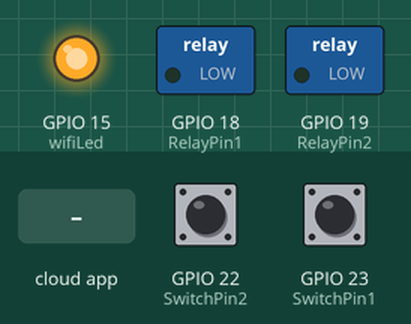
Bench run of a sketch on a simulated ESP32. On the bench: switched loads named in the sketch (green lamp = pin HIGH), output pins drawn as LEDs (lit = HIGH). Inputs (shaded band) come from the test bench; at power-on: GPIO 22 (SwitchPin2) HIGH, GPIO 23 (SwitchPin1) HIGH. WiFi joins after 1.5 s; servers stay silent unless stated; what the sketch prints to the serial monitor is not drawn.

Above: at 2.7 s.
2.8 s: the phone or cloud app sets 641fd0930f750d41bd169be3 to 0
At 3.3 s:
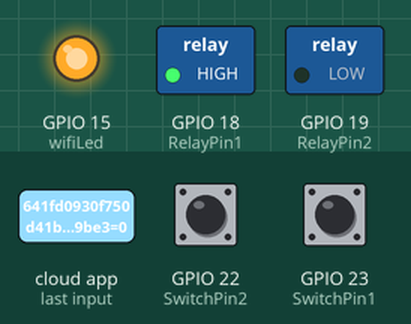
4.3 s: the phone or cloud app sets 641fd28e0f750d41bd169ca4 to 0
At 5.5 s:
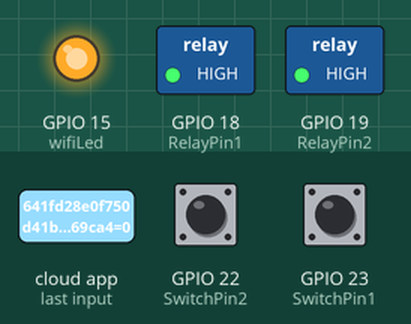
5.8 s: the phone or cloud app sets 641fd0930f750d41bd169be3 to 1
At 6.7 s:
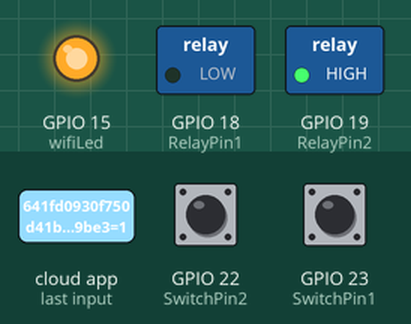
7.3 s: the phone or cloud app sets 641fd28e0f750d41bd169ca4 to 1
At 7.9 s:
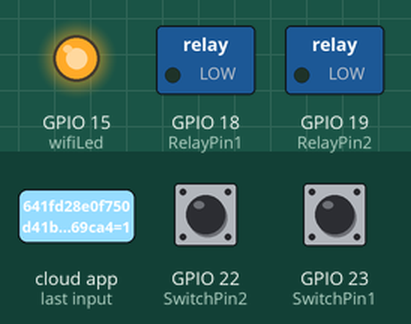
8.8 s: GPIO 22 (SwitchPin2) pulled LOW for 3.2 s
At 10.2 s:
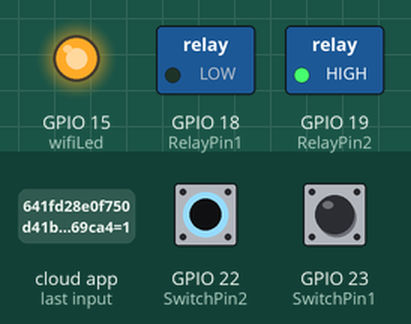
13.5 s: GPIO 23 (SwitchPin1) pulled LOW for 3.2 s
At 13.8 s:
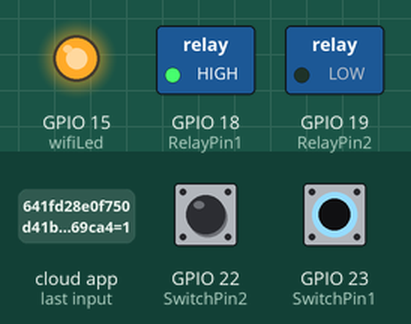
Timing chart, 0 to 18.2 s (numbered marks = the images above; inputs shaded):
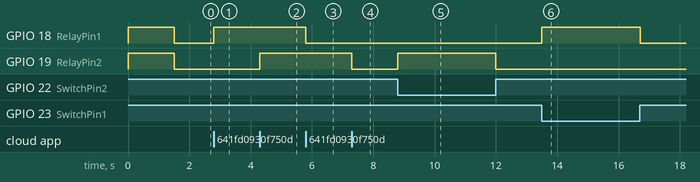

The sketch:

google_home.ino
```cpp
#include <Arduino.h>
#include <WiFi.h>
#include "SinricPro.h"
#include "SinricProSwitch.h"
#include <map>

//#define ENABLE_DEBUG
#ifdef ENABLE_DEBUG
       #define DEBUG_ESP_PORT Serial
       #define NODEBUG_WEBSOCKETS
       #define NDEBUG
#endif

#define WIFI_SSID "amitsherstha221_2"
#define WIFI_PASS "CLB2AA4F79"
#define APP_KEY "49e38547-26e4-4d0c-93b8-0ba93a48fd0a"
#define APP_SECRET "1d98c1cd-cf71-4114-ad03-e28238f720e5-5466cfa9-b2bc-44b5-904f-f1191f2344e2"

#define device_ID_1 "641fd0930f750d41bd169be3"
#define device_ID_2 "641fd28e0f750d41bd169ca4"

// define the GPIO connected with Relays and switches
#define RelayPin1 18
#define SwitchPin1 23
#define RelayPin2 19
#define SwitchPin2 22
#define wifiLed   15
#define BAUD_RATE   115200
#define DEBOUNCE_TIME 250

typedef struct {
  int relayPIN;
  int flipSwitchPIN;
} deviceConfig_t;


std::map<String, deviceConfig_t> devices = {
    //{deviceId, {relayPIN,  flipSwitchPIN}}
    {device_ID_1, {  RelayPin1, SwitchPin1 }},
    {device_ID_2, {  RelayPin2, SwitchPin2 }}

};

typedef struct {
  String deviceId;
  bool lastFlipSwitchState;
  unsigned long lastFlipSwitchChange;
} flipSwitchConfig_t;

std::map<int, flipSwitchConfig_t> flipSwitches;
void setupRelays() {
  for (auto &device : devices) {
    int relayPIN = device.second.relayPIN;
    pinMode(relayPIN, OUTPUT);
    digitalWrite(relayPIN, HIGH);
  }
}

void setupFlipSwitches() {
  for (auto &device : devices)  {
    flipSwitchConfig_t flipSwitchConfig;
    flipSwitchConfig.deviceId = device.first;
    flipSwitchConfig.lastFlipSwitchChange = 0;
    flipSwitchConfig.lastFlipSwitchState = false;

    int flipSwitchPIN = device.second.flipSwitchPIN;

    flipSwitches[flipSwitchPIN] = flipSwitchConfig;
    pinMode(flipSwitchPIN, INPUT_PULLUP);
  }
}

bool onPowerState(String deviceId, bool &state)
{
  Serial.printf("%s: %s\r\n", deviceId.c_str(), state ? "on" : "off");
  int relayPIN = devices[deviceId].relayPIN;
  digitalWrite(relayPIN, !state);
  return true;
}

void handleFlipSwitches() {
  unsigned long actualMillis = millis();
  for (auto &flipSwitch : flipSwitches) {
    unsigned long lastFlipSwitchChange = flipSwitch.second.lastFlipSwitchChange;
    if (actualMillis - lastFlipSwitchChange > DEBOUNCE_TIME) {
      int flipSwitchPIN = flipSwitch.first;
      bool lastFlipSwitchState = flipSwitch.second.lastFlipSwitchState;
      bool flipSwitchState = digitalRead(flipSwitchPIN);
      if (flipSwitchState != lastFlipSwitchState) {
#ifdef TACTILE_BUTTON
        if (flipSwitchState) {
#endif
          flipSwitch.second.lastFlipSwitchChange = actualMillis;
          String deviceId = flipSwitch.second.deviceId;
          int relayPIN = devices[deviceId].relayPIN;
          bool newRelayState = !digitalRead(relayPIN);
          digitalWrite(relayPIN, newRelayState);
          SinricProSwitch &mySwitch = SinricPro[deviceId];
          mySwitch.sendPowerStateEvent(!newRelayState);
#ifdef TACTILE_BUTTON
        }
#endif
        flipSwitch.second.lastFlipSwitchState = flipSwitchState;
      }
    }
  }
}

void setupWiFi()
{
  Serial.printf("\r\n[Wifi]: Connecting");
  WiFi.begin(WIFI_SSID, WIFI_PASS);

  while (WiFi.status() != WL_CONNECTED)
  {
    Serial.printf(".");
    delay(250);
  }
  digitalWrite(wifiLed, HIGH);
  Serial.printf("connected!\r\n[WiFi]: IP-Address is %s\r\n", WiFi.localIP().toString().c_str());
}

void setupSinricPro()
{
  for (auto &device : devices)
  {
    const char *deviceId = device.first.c_str();
    SinricProSwitch &mySwitch = SinricPro[deviceId];
    mySwitch.onPowerState(onPowerState);
  }

  SinricPro.begin(APP_KEY, APP_SECRET);
  SinricPro.restoreDeviceStates(true);
}

void setup()
{
  Serial.begin(BAUD_RATE);

  pinMode(wifiLed, OUTPUT);
  digitalWrite(wifiLed, LOW);

  setupRelays();
  setupFlipSwitches();
  setupWiFi();
  setupSinricPro();
}

void loop()
{
  SinricPro.handle();
  handleFlipSwitches();
}
```

Measured:
- after the input at 2.8 s, GPIO 18 (RelayPin1): LOW → HIGH at once
- after the input at 4.3 s, GPIO 19 (RelayPin2): LOW → HIGH at once
- after the input at 5.8 s, GPIO 18 (RelayPin1): HIGH → LOW at once
- after the input at 7.3 s, GPIO 19 (RelayPin2): HIGH → LOW at once
- after the input at 8.8 s, GPIO 19 (RelayPin2): LOW → HIGH at once, → LOW 3.2 s later
- after the input at 13.5 s, GPIO 18 (RelayPin1): LOW → HIGH at once, → LOW 3.2 s later
